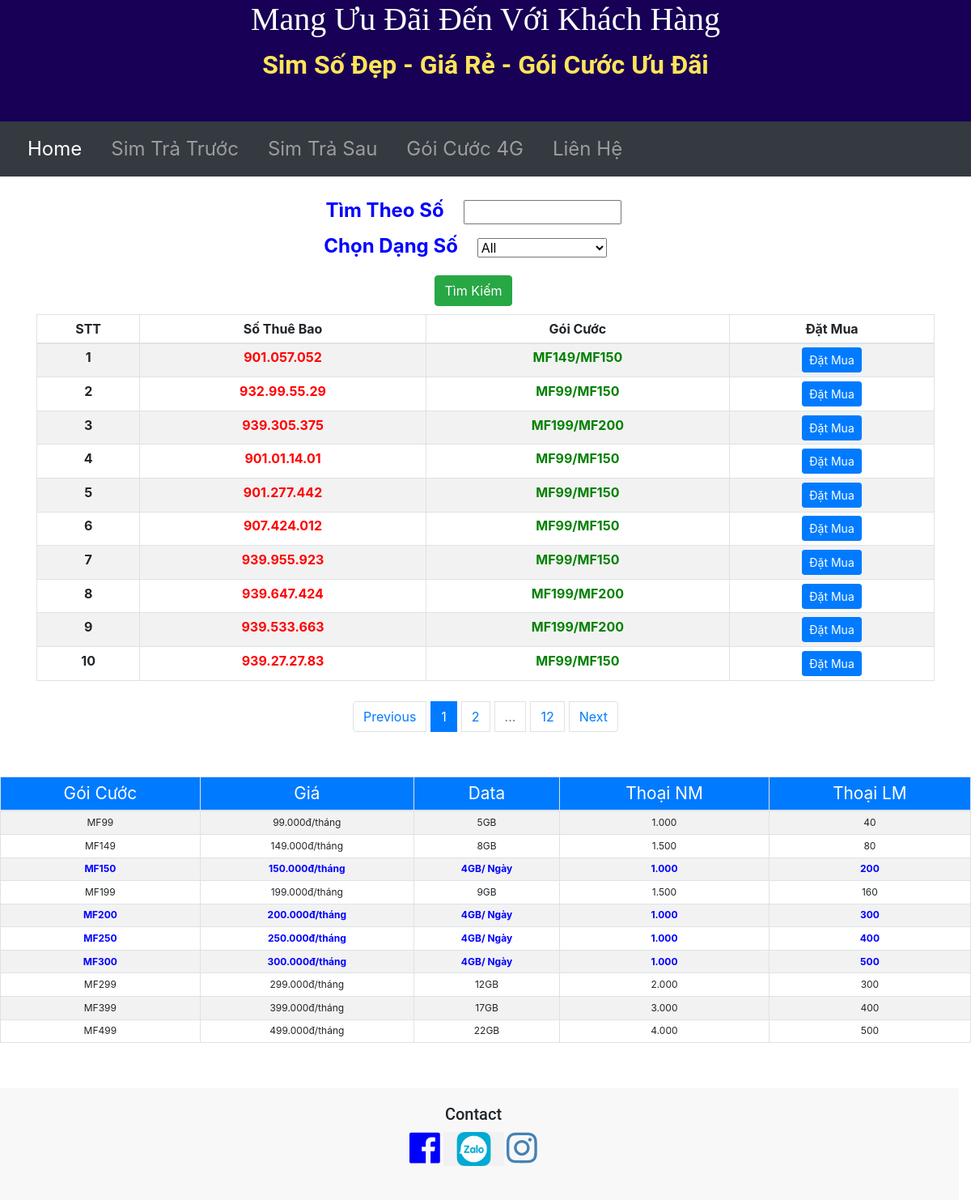
Screenshot of /trasau with the database file from the repository.
### main.py (models this page shows)
class SimSoTraSau(db.Model):
    id = db.Column(db.Integer, primary_key=True)
    sothuebao = db.Column(db.String(250), nullable=False)
    sodinhdang = db.Column(db.String(250), nullable=False)
    goicuoc = db.Column(db.String(250), nullable=False)
    dangso = db.Column(db.String(250), nullable=False)

### main.py (the view, shortened to what this page needs)
@app.route("/trasau", methods=['GET', 'POST'], defaults={"page": 1})
@app.route('/tracuusotrasau/<int:page>',methods=["GET","POST"])
def trasau(page):
    page = page
    pages = 10
    all_sim = SimSoTraSau.query.filter_by(dangso="09").paginate(page, pages, error_out=False)
    dangso = request.args.get('dangso')
    socantim = request.args.get('socantim')
    if dangso != "" and dangso !=None and dangso != "All":
        all_sim = SimSoTraSau.query.filter_by(dangso=dangso).paginate(page, pages, error_out=False)
        return render_template('trasau.html', all_sim_ts=all_sim, dangso=dangso)
    elif socantim != "" and socantim != None:
        search = "%{}%".format(socantim)
        all_sim = SimSoTraSau.query.filter(SimSoTraSau.sothuebao.like(search)).paginate(page, pages, error_out=False)
        return render_template('trasau.html', all_sim_ts=all_sim, socantim=socantim)
    return render_template('trasau.html', all_sim_ts = all_sim, dangso="All")

### templates/trasau.html (shortened to what this page needs)
{% include "header.html" %}
<!DOCTYPE html>
<html lang="en" dir="ltr">
<head>
  <link href="{{ url_for('static', filename='css/styles.css')}}" rel="stylesheet">
  <link rel="stylesheet" href="https://cdn.jsdelivr.net/npm/bootstrap@4.6.0/dist/css/bootstrap.min.css">
</head>
<div class="container ">
  <form class="timso" action="{{ url_for('trasau') }}" method="post">
    <div class="row dongchonso">
      <div class="col-lg-12 col-md-12">
          <label for=""class="chonsim">Tìm Theo Số</label>
          <input type="text" size="14" name="socantim" value="{{socantim}}" class="btn-timso">
      </div>
    <div class="col-lg-12 col-md-12">
    <label for="cars" class="chonsim">Chọn Dạng Số</label>
    <select name="cars" id="cars">
      <option value="{{dangso}}">{{ dangso }}</option>
    </select>
    </div>
      <div class="col-lg-12 col-md-12">
      <button type="submit" class="btn btn-success btn-timkiem">Tìm Kiếm</button><br>
  </div>
      </div>
  </form>
  <div class="bang-tt">
    <table class="table table-sm table-bordered table-striped">
      <thead>
        <tr>
          <th scope="col-3">STT</th>
          <th scope="col-3">Số Thuê Bao</th>
          <th scope="col-3">Gói Cước</th>
          <th scope="col-3">Đặt Mua</th>
        </tr>
      </thead>
      <tbody>
        {% for sim in all_sim_ts.items %}
        <tr>
          <th scope="row">{{loop.index}}</th>
          <td class="stb">{{ sim.sodinhdang }}</td>
          <td class="price">{{ sim.goicuoc }}</td>
          <td><a href="{{url_for('show_ts', stb=sim.sodinhdang, goicuoc = sim.goicuoc) }}"><button type="submit" class="btn btn-primary btn-sm">Đặt Mua </button></a></td>
        </tr>
      {% endfor %}
      </tbody>
    </table>
    <nav aria-label="Page-navigation example">
  <ul class="pagination justify-content-center">
    {% if all_sim_ts.has_prev %}
      <li class="page-item"><a class="page-link" href="{{ url_for('trasau', page=all_sim_ts.prev_num, dangso=dangso, socantim=socantim) }}">Previous</a></li>
    {% else %}
      <li class="page-item"><a class="page-link" href="">Previous</a></li>
    {% endif %}
    {% for page in all_sim_ts.iter_pages(left_edge=2, right_edge=1,left_current=1, right_current=1) %}
     {% if page %}
        {% if page==all_sim_ts.page %}
          <li class="page-item active" ><a class="page-link" href="{{ url_for('trasau', page=page, dangso=dangso, socantim=socantim) }}" >{{ page }}</a></li>
        {% else %}
          <li class="page-item" ><a class="page-link" href="{{ url_for('trasau', page=page, dangso=dangso, socantim=socantim) }}" >{{ page }}</a></li>
        {% endif %}
      {% else %}
          <li class="page-item disabled" ><a class="page-link" href="" >...</a></li>
    {% endif %}
     {% endfor %}
    {% if all_sim_ts.has_next %}
      <li class="page-item"><a class="page-link" href="{{ url_for('trasau', page=all_sim_ts.next_num, dangso=dangso, socantim=socantim) }}">Next</a></li>
    {% else %}
      <li class="page-item"><a class="page-link" href="">Next</a></li>
    {% endif %}
  </ul>
</nav>
  </div>
</div>
<div class=" banggoicuoc">
  <table class="table table-sm table-bordered table-striped">
<thead>
  <tr class="bg-primary title-goicuoc">
    <td>Gói Cước</td>
    <td>Giá</td>
    <td>Data</td>
    <td>Thoại NM</td>
    <td>Thoại LM</td>
  </tr>
</thead>
<tbody>
    <tr>
     <td>MF99</td>
     <td>99.000đ/tháng</td>
     <td>5GB</td>
      <td>1.000</td>
      <td>40</td>
   </tr>
      <tr>
     <td>MF149</td>
     <td>149.000đ/tháng</td>
     <td>8GB</td>
      <td>1.500</td>
      <td>80</td>
   </tr>
    <tr class="goidb">
     <td>MF150</td>
     <td>150.000đ/tháng</td>
     <td>4GB/ Ngày</td>
      <td>1.000</td>
      <td>200</td>
   </tr>
      <tr>
     <td>MF199</td>
     <td>199.000đ/tháng</td>
     <td>9GB</td>
      <td>1.500</td>
      <td>160</td>
   </tr>
        <tr class="goidb">
     <td>MF200</td>
     <td>200.000đ/tháng</td>
     <td>4GB/ Ngày</td>
      <td>1.000</td>
      <td>300</td>
   </tr>
        <tr class="goidb">
     <td>MF250</td>
     <td>250.000đ/tháng</td>
     <td>4GB/ Ngày</td>
      <td>1.000</td>
      <td>400</td>
   </tr>
         <tr class="goidb">
     <td>MF300</td>
     <td>300.000đ/tháng</td>
     <td>4GB/ Ngày</td>
      <td>1.000</td>
      <td>500</td>
   </tr>
  <tr>
     <td>MF299</td>
     <td>299.000đ/tháng</td>
     <td>12GB</td>
      <td>2.000</td>
      <td>300</td>
   </tr>
      <tr>
     <td>MF399</td>
     <td>399.000đ/tháng</td>
     <td>17GB</td>
      <td>3.000</td>
      <td>400</td>
   </tr>
<tr>
     <td>MF499</td>
     <td>499.000đ/tháng</td>
     <td>22GB</td>
      <td>4.000</td>
      <td>500</td>
   </tr>
 </tbody>
</table>
</div>
  <div id="footer">
{% include "footer.html" %}
</html>

### static/css/styles.css (style rules this page uses)
body { font-size: 16px; font-family: 'Merriweather', serif; position: relative; padding-left: 0px; }
.page-item { margin: 5px 3px 5px 3px; }
.bang-tt { width: 45%; margin: auto; margin-top: 1%; }
.row { margin: auto; width: 100% ; }
.stb { color: red; font-weight: bold; }
.price { color: green; font-weight:bolder; }
.timso { color: blue; font-weight: bolder; font-size: 1rem; text-align: center; }
.chonsim { padding-right: 20px; font-size: 1.5rem; }
#cars { margin-right: 20px; padding-right: 40px; }
.pagination { margin-top: 20px; }
.container { position: relative; text-align: center; margin-top: 2%; }
.banggoicuoc { position:fixed; width:30%; top: 17%; height: auto; left:0px; text-align: center; margin:10% auto 5% auto; padding-right: 3%; }
.btn-timkiem { margin: 10px 0px 10px 0px; }
.title-goicuoc { color: white; font-size: 1rem; }
.goidb { color: blue; font-weight: bold; }
@media screen and (max-width: 1200px) { .banggoicuoc { position: relative; width:100%; top:5%; font-size: 12px; bottom: 5%; text-align: center; margin: 50px 0px 20px 0px; padding-right: 0; padding-left: 0; } }
@media screen and (max-width: 1200px) { .title-goicuoc { font-size: 1.3rem; } }
@media screen and (max-width: 1200px) { .bang-tt { font-size: 1rem; width: 100%; margin:auto; } }
.dongchonso { text-align: center; }

### rows the page displays
SimSoTraSau: sodinhdang "901.057.052", goicuoc "MF149/MF150"
SimSoTraSau: sodinhdang "932.99.55.29", goicuoc "MF99/MF150"
SimSoTraSau: sodinhdang "939.305.375", goicuoc "MF199/MF200"
SimSoTraSau: sodinhdang "901.01.14.01", goicuoc "MF99/MF150"
SimSoTraSau: sodinhdang "901.277.442", goicuoc "MF99/MF150"
SimSoTraSau: sodinhdang "907.424.012", goicuoc "MF99/MF150"
SimSoTraSau: sodinhdang "939.955.923", goicuoc "MF99/MF150"
SimSoTraSau: sodinhdang "939.647.424", goicuoc "MF199/MF200"
SimSoTraSau: sodinhdang "939.533.663", goicuoc "MF199/MF200"
SimSoTraSau: sodinhdang "939.27.27.83", goicuoc "MF99/MF150"

### other values shown
{{ page }} "1"
{{ page }} "2" "12"
form field cars "All"
